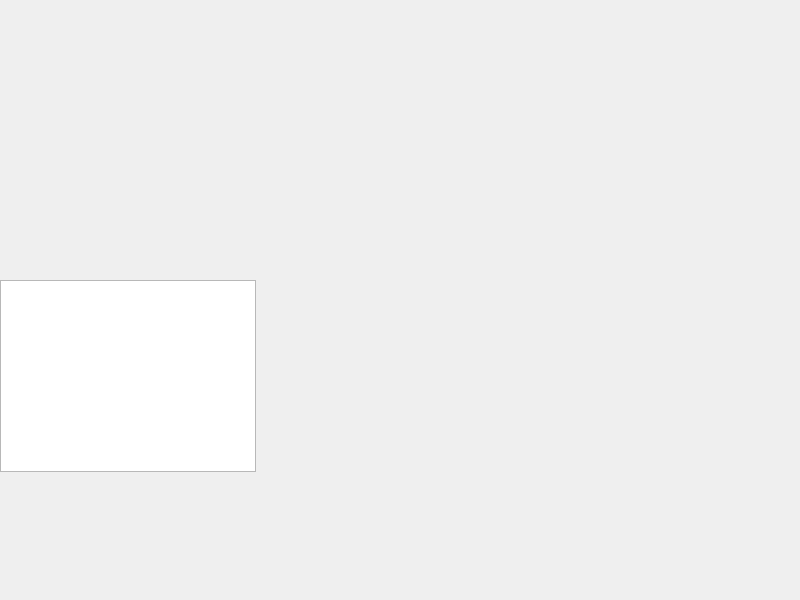
<?xml version="1.0" encoding="UTF-8"?>
<ui version="4.0">
 <class>MainWindow</class>
 <widget class="QMainWindow" name="MainWindow">
  <property name="geometry">
   <rect>
    <x>0</x>
    <y>0</y>
    <width>800</width>
    <height>600</height>
   </rect>
  </property>
  <property name="windowTitle">
   <string>MainWindow</string>
  </property>
  <widget class="QWidget" name="centralwidget">
   <widget class="QListWidget" name="listWidget">
    <property name="geometry">
     <rect>
      <x>0</x>
      <y>280</y>
      <width>256</width>
      <height>192</height>
     </rect>
    </property>
   </widget>
  </widget>
 </widget>
 <resources/>
 <connections/>
</ui>
